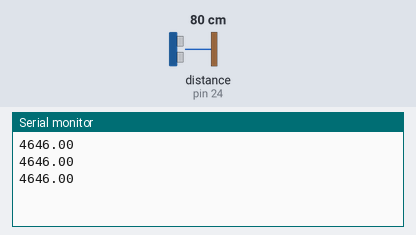
Recording of a sketch running on a simulated Arduino Mega 2560, built with avr-gcc and run on an emulated ATmega2560. On the bench: the last lines printed to the serial monitor. Wiring (inferred from the names in the program): ultrasonic range finder: trigger pin 22; echo pin 24. The inputs (shaded band) are chosen by the test bench; at power-on: distance to the obstacle (sensor on pin 24) 80 cm. The echo pulse lasts 58.3 µs per cm.

Above: at 1.5 s.
1.6 s: distance to the obstacle (sensor on pin 24) set to 2 cm
At 2.7 s:
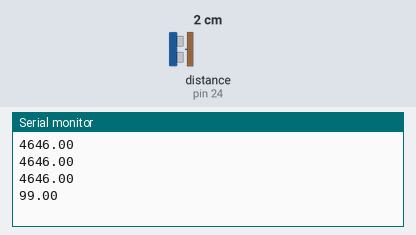
3.1 s: distance to the obstacle (sensor on pin 24) set to 4 cm
At 4.1 s:
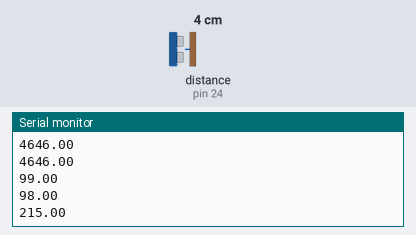
Timing chart, 0 to 6.1 s (numbered marks = the images above; inputs shaded):
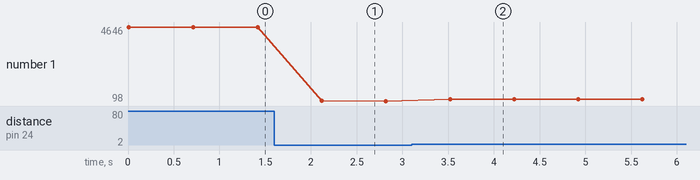

Measured:
- after the input at 1.6 s, the serial monitor: prints a new line after 0.52 s (image 1)
- after the input at 3.1 s, the serial monitor: prints a new line after 0.42 s (image 2)
- plotted number 1: 4646 → 98 after the input at 1.6 s, 98 → 216 after the input at 3.1 s

The sketch:

ping-sensor.ino
```cpp
#define echoPin 24 // attach pin D2 Arduino to pin Echo of HC-SR04
#define trigPin 22 //attach pin D3 Arduino to pin Trig of HC-SR04

// defines variables


void setup() {
  pinMode(trigPin, OUTPUT); // Sets the trigPin as an OUTPUT
  pinMode(echoPin, INPUT); // Sets the echoPin as an INPUT
  Serial.begin(9600); // // Serial Communication is starting with 9600 of baudrate speed
}

double getDistance() {
  long duration; // variable for the duration of sound wave travel
double distance; // variable for the distance measurement
  digitalWrite(trigPin, LOW);
  delayMicroseconds(2);
  // Sets the trigPin HIGH (ACTIVE) for 10 microseconds
  digitalWrite(trigPin, HIGH);
  delayMicroseconds(10);
  digitalWrite(trigPin, LOW);
  // Reads the echoPin, returns the sound wave travel time in microseconds
  duration = pulseIn(echoPin, HIGH);
  // Calculating the distance
  distance = duration * 0.034 / 2;
  return duration;
}
void loop() {
  Serial.println(getDistance());
  delay(700);

}
```
